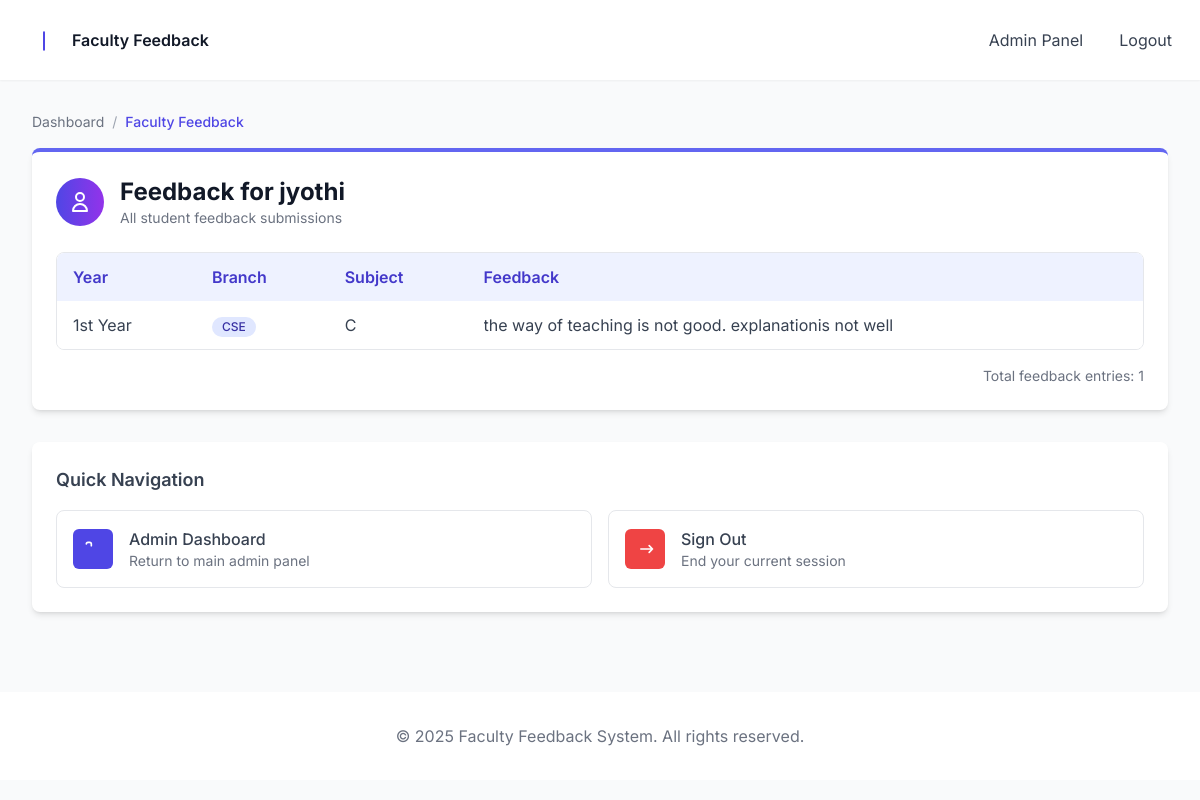
The page /admin/view_feedback/2 (signed in) on the database its author committed.
### tables this page shows
CREATE TABLE faculty (id INTEGER PRIMARY KEY, name TEXT, email TEXT UNIQUE, password TEXT, years TEXT, branches TEXT, subjects TEXT);

CREATE TABLE feedback (id INTEGER PRIMARY KEY, student_id INTEGER, faculty_id INTEGER, year TEXT, branch TEXT, subject TEXT, feedback_text TEXT);

### app.py (the view)
@app.route('/admin/view_feedback/<int:faculty_id>')
def view_faculty_feedback(faculty_id):
    if 'user' not in session or session['user'] != 'admin':
        return redirect(url_for('login'))
    conn = sqlite3.connect('database.db')
    c = conn.cursor()
    c.execute('SELECT year, branch, subject, feedback_text FROM feedback WHERE faculty_id = ?', (faculty_id,))
    feedbacks = c.fetchall()
    c.execute('SELECT name FROM faculty WHERE id = ?', (faculty_id,))
    faculty_name = c.fetchone()[0]
    conn.close()
    return render_template('view_faculty_feedback.html', feedbacks=feedbacks, faculty_name=faculty_name)

### templates/view_faculty_feedback.html (shortened to what this page needs)
{% extends "base.html" %}
{% block content %}
<div class="site-container">
  <nav class="mb-4 text-sm text-gray-500" aria-label="Breadcrumb">
    <ol class="flex items-center space-x-2">
      <li><a href="{{ url_for('dashboard_admin') }}" class="hover:text-indigo-600">Dashboard</a></li>
      <li class="text-gray-400">/</li>
      <li class="font-medium text-indigo-600">Faculty Feedback</li>
    </ol>
  </nav>
  <div class="bg-white p-6 rounded-lg shadow-md mb-8 border-t-4 border-indigo-500">
    <div class="flex items-center mb-6">
      <div class="h-12 w-12 rounded-full bg-gradient-to-r from-indigo-600 to-purple-600 flex items-center justify-center mr-4 text-white">
        <svg xmlns="http://www.w3.org/2000/svg" class="h-6 w-6" fill="none" viewBox="0 0 24 24" stroke="currentColor">
          <path stroke-linecap="round" stroke-linejoin="round" stroke-width="2" d="M16 7a4 4 0 11-8 0 4 4 0 018 0zM12 14a7 7 0 00-7 7h14a7 7 0 00-7-7z" />
        </svg>
      </div>
      <div>
        <h2 class="text-2xl font-bold text-gray-900">Feedback for {{ faculty_name }}</h2>
        <p class="text-gray-500 text-sm">All student feedback submissions</p>
      </div>
    </div>
    {% if feedbacks %}
      <div class="overflow-x-auto rounded-lg border border-gray-200">
        <table class="min-w-full bg-white">
          <thead>
            <tr class="bg-indigo-50 text-indigo-700 text-left">
              <th class="py-3 px-4 font-semibold">Year</th>
              <th class="py-3 px-4 font-semibold">Branch</th>
              <th class="py-3 px-4 font-semibold">Subject</th>
              <th class="py-3 px-4 font-semibold">Feedback</th>
            </tr>
          </thead>
          <tbody class="text-gray-700 divide-y divide-gray-100">
            {% for feedback in feedbacks %}
              <tr class="hover:bg-gray-50 transition duration-150">
                <td class="py-3 px-4">{{ feedback[0] }}</td>
                <td class="py-3 px-4">
                  <span class="inline-flex items-center px-2.5 py-0.5 rounded-full text-xs font-medium bg-indigo-100 text-indigo-800">{{ feedback[1] }}</span>
                </td>
                <td class="py-3 px-4">{{ feedback[2] }}</td>
                <td class="py-3 px-4"><div class="max-w-lg"><p class="line-clamp-2 hover:line-clamp-none transition-all duration-200">{{ feedback[3] }}</p></div></td>
              </tr>
            {% endfor %}
          </tbody>
        </table>
      </div>
      <div class="mt-4 text-right text-gray-500 text-sm">Total feedback entries: {{ feedbacks|length }}</div>
    {% endif %}
  </div>
  <div class="bg-white p-6 rounded-lg shadow-md">
    <h3 class="text-lg font-semibold text-gray-700 mb-4">Quick Navigation</h3>
    <div class="grid grid-cols-1 md:grid-cols-2 gap-4">
      <a href="{{ url_for('dashboard_admin') }}" class="flex items-center p-4 border border-gray-200 rounded-lg hover:border-indigo-500 hover:shadow-md transition duration-300">
        <div class="h-10 w-10 rounded-md bg-indigo-600 flex items-center justify-center mr-4 text-white">
          <svg xmlns="http://www.w3.org/2000/svg" class="h-5 w-5" fill="none" viewBox="0 0 24 24" stroke="currentColor"><path stroke-linecap="round" stroke-linejoin="round" stroke-width="2" d="M4 6a2 2 0 012-2h2a2 2 0 012 2v2"/></svg>
        </div>
        <div>
          <h4 class="font-medium text-gray-700">Admin Dashboard</h4>
          <p class="text-sm text-gray-500">Return to main admin panel</p>
        </div>
      </a>
      <a href="{{ url_for('logout') }}" class="flex items-center p-4 border border-gray-200 rounded-lg hover:border-red-500 hover:shadow-md transition duration-300">
        <div class="h-10 w-10 rounded-md bg-red-500 flex items-center justify-center mr-4 text-white">
          <svg xmlns="http://www.w3.org/2000/svg" class="h-5 w-5" fill="none" viewBox="0 0 24 24" stroke="currentColor"><path stroke-linecap="round" stroke-linejoin="round" stroke-width="2" d="M17 16l4-4m0 0l-4-4m4 4H7"/></svg>
        </div>
        <div>
          <h4 class="font-medium text-gray-700">Sign Out</h4>
          <p class="text-sm text-gray-500">End your current session</p>
        </div>
      </a>
    </div>
  </div>
</div>
{% endblock %}

### static/css/style.css (style rules this page uses)
:root { --color-primary: #4f46e5; --color-primary-600: #4338ca; --color-muted: #6b7280; --card-shadow: 0 6px 18px rgba(15,23,42,0.06); }
body { -webkit-font-smoothing:antialiased; -moz-osx-font-smoothing:grayscale; }
.site-container { max-width: 96rem; margin-left: auto; margin-right: auto; padding-left: 1rem; padding-right: 1rem; }

### templates/base.html (style rules this page uses)
html,body { font-family:Inter,system-ui,-apple-system,'Segoe UI',Roboto,Arial; }

### rows shown on the page
faculty: name "jyothi"
feedback: year "1st Year", branch "CSE", subject "C", feedback_text "the way of teaching is not good. explanationis not well"

### other values the page prints
{{ feedbacks|length }} "1"
